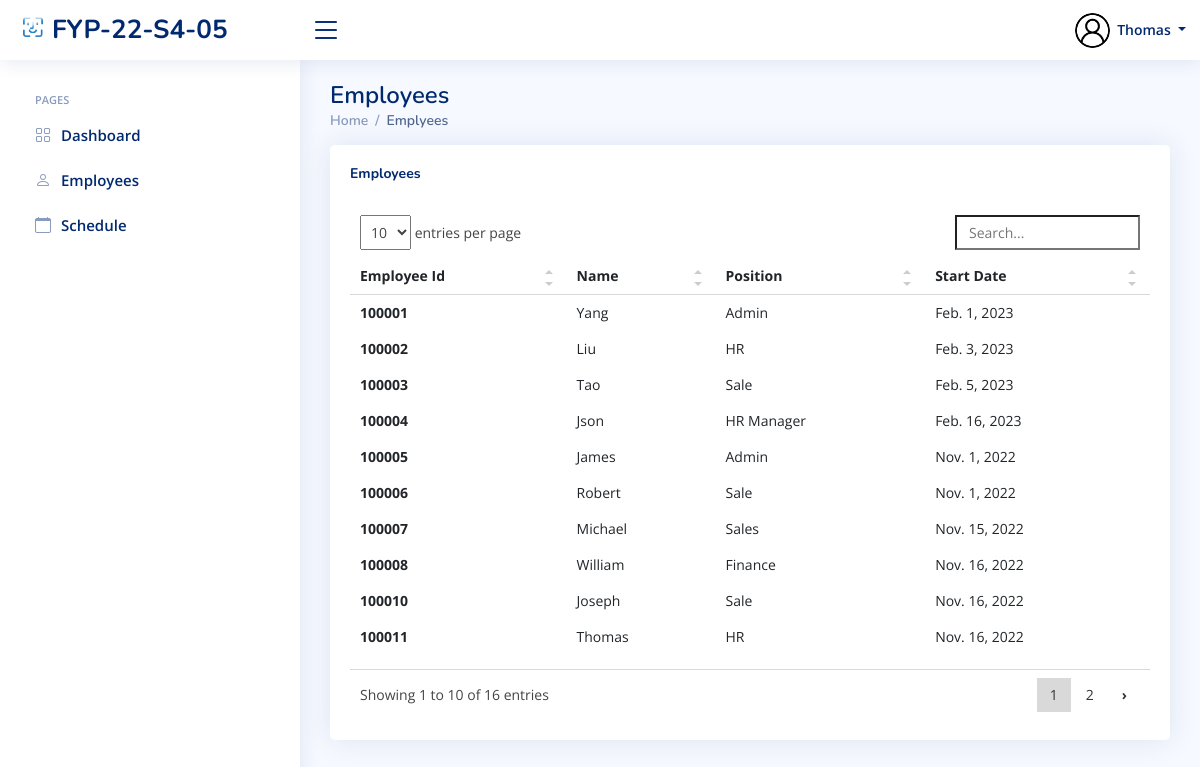
Page /HR/Employees/ (signed in) on the committed database.
### index/models.py (models this page shows, shortened)
class Employee(models.Model):
	Employee_ID = models.IntegerField(primary_key=True)
	Full_Name = models.CharField(max_length=100)
	Job_Title = models.CharField(max_length=100)
	Phone_Number = models.CharField(max_length=100)
	salt = models.CharField(max_length=50, null=True)
	Email_Address = models.EmailField()
	Role = models.ForeignKey(Role, on_delete=models.CASCADE)
	Profile_Image = models.ImageField(null=True,blank=True, upload_to='profile_pics/')
	Password = models.CharField(max_length=256)
	Start_Date = models.DateField(auto_now_add=True)

### index/views/HR.py (the view)
# urls.py: path('HR/Employees/', HR.HR_EmployeePage, name='EmployeesPage'),
def HR_EmployeePage(request):
    currentEmployee = Employee.objects.get(Employee_ID=request.session['Employee_ID'])
    Title = 'Employees Page'
    data = Employee.objects.all()
    context = {
        'Employee_ID': currentEmployee.Employee_ID,
        'Job_Title': currentEmployee.Job_Title,
        'Full_Name': currentEmployee.Full_Name,
        'PFP': currentEmployee.Profile_Image.url,
        'data': data,
        'title': Title,
    }
    return render(request, 'HR/employees.html', context)

### templates/HR/employees.html (shortened to what this page needs)
{% extends "index/base.html" %}
{% load static %}
{% block content %}
{% include 'HR/HR_base.html'%}
<main id="main" class="main">
    <div class="pagetitle">
      <h1>Employees</h1>
      <nav>
        <ol class="breadcrumb">
          <li class="breadcrumb-item"><a href="{% url 'HR_home' %}">Home</a></li>
          <li class="breadcrumb-item active">Emplyees</li>
        </ol>
      </nav>
    </div>
    <section class="section">
      <div class="row">
        <div class="col-lg-12">
          <div class="card recent-sales overflow-auto">
            <div class="card-body">
              <div class="col-lg-12 align-items-center justify-content-center card-title">
                <h5 class="float-start"><b>Employees</b></h5>
                <br>
              </div>
              <table class="table table-borderless table-hover datatable">
                <thead>
                  <tr>
                      <th scope="col">Employee Id</th>
                    <th scope="col">Name</th>
                    <th scope="col">Position</th>
                    <th scope="col">Start Date</th>
                  </tr>
                </thead>
                <tbody>
                  {% for d in data  %}
                  <tr class="tr"  onclick='setGetParameter( "{{ d.Employee_ID}} ")'>
                    <th scope="row">{{d.Employee_ID}}</th>
                    <td>{{d.Full_Name}}</td>
                    <td>{{d.Job_Title}}</td>
                    <td>{{d.Start_Date}}</td>
                  </tr>
                   {% endfor %}
                </tbody>
              </table>
            </div>
          </div>
        </div>
      </div>
    </section>
  </main>
{% endblock content %}

### templates/HR/HR_base.html (shortened to what this page needs)
{% load static %}
  <header id="header" class="header fixed-top d-flex align-items-center">
    <div class="d-flex align-items-center justify-content-between">
      <a href="{% url 'HR_home' %}" class="logo d-flex align-items-center">
        <img src="{% static 'assets/img/logo.png' %}" alt="">
        <span class="d-none d-lg-block">FYP-22-S4-05</span>
      </a>
      <i class="bi bi-list toggle-sidebar-btn"></i>
    </div>
    <nav class="header-nav ms-auto">
      <ul class="d-flex align-items-center">
        <li class="nav-item dropdown pe-3">
          <a class="nav-link nav-profile d-flex align-items-center pe-0" href="{% url 'HR_Profile' %}" data-bs-toggle="dropdown">
            <img src="{{ PFP }}" alt="" class="rounded-circle" height="35" width="35">
            <span class="d-none d-md-block dropdown-toggle ps-2">{{ Full_Name }}</span>
          </a>
        </li>
      </ul>
    </nav>
  </header>
  <aside id="sidebar" class="sidebar">
    <ul class="sidebar-nav" id="sidebar-nav">
      <li class="nav-heading">Pages</li>
      <li class="nav-item">
        <a class="nav-link collapsed" href="{%  url 'HR_home' %}">
          <i class="bi bi-grid"></i>
          <span>Dashboard</span>
        </a>
      </li>
      <li class="nav-item">
        <a class="nav-link collapsed" href="{% url 'EmployeesPage' %}">
          <i class="bi bi-person"></i>
          <span>Employees</span>
        </a>
      </li>
      <li class="nav-item">
        <a class="nav-link collapsed" href="{% url 'View_Schedule' %}">
          <i class="bi bi-calendar"></i>
          <span>Schedule</span>
        </a>
      </li>
  </aside>

### static/assets/css/style.css (style rules this page uses)
:root { scroll-behavior: smooth; }
body { font-family: "Open Sans", sans-serif; background: #f6f9ff; color: #444444; }
a { color: #4154f1; text-decoration: none; }
h1, h2, h3, h4, h5, h6 { font-family: "Nunito", sans-serif; }
#main { margin-top: 60px; padding: 20px 30px; transition: all 0.3s; }
.pagetitle { margin-bottom: 10px; }
.pagetitle h1 { font-size: 24px; margin-bottom: 0; font-weight: 600; color: #012970; }
.card { margin-bottom: 30px; border: none; border-radius: 5px; box-shadow: 0px 0 30px rgba(1, 41, 112, 0.1); }
.card-title { padding: 20px 0 15px 0; font-size: 18px; font-weight: 500; color: #012970; font-family: "Poppins", sans-serif; }
.card-body { padding: 0 20px 20px 20px; }
.breadcrumb { font-size: 14px; font-family: "Nunito", sans-serif; color: #899bbd; font-weight: 600; }
.breadcrumb a { color: #899bbd; transition: 0.3s; }
.breadcrumb .breadcrumb-item::before { color: #899bbd; }
.breadcrumb .active { color: #51678f; font-weight: 600; }
.logo { line-height: 1; }
@media (min-width: 1200px) { .logo { width: 280px; } }
.logo img { max-height: 26px; margin-right: 6px; }
.logo span { font-size: 26px; font-weight: 700; color: #012970; font-family: "Nunito", sans-serif; }
.header { transition: all 0.5s; z-index: 997; height: 60px; box-shadow: 0px 2px 20px rgba(1, 41, 112, 0.1); background-color: #fff; padding-left: 20px; }
.header .toggle-sidebar-btn { font-size: 32px; padding-left: 10px; cursor: pointer; color: #012970; }
.header-nav ul { list-style: none; }
.header-nav>ul { margin: 0; padding: 0; }
.header-nav .nav-profile { color: #012970; }
.header-nav .nav-profile img { max-height: 36px; }
.header-nav .nav-profile span { font-size: 14px; font-weight: 600; }
.sidebar { position: fixed; top: 60px; left: 0; bottom: 0; width: 300px; z-index: 996; transition: all 0.3s; padding: 20px; overflow-y: auto; scrollbar-width: thin; scrollbar-color: #aab7cf transparent; box-shadow: 0px 0px 20px rgba(1, 41, 112, 0.1); background-color: #fff; }
@media (min-width: 1200px) { #main, #footer { margin-left: 300px; } }
.sidebar-nav { padding: 0; margin: 0; list-style: none; }
.sidebar-nav li { padding: 0; margin: 0; list-style: none; }
.sidebar-nav .nav-item { margin-bottom: 5px; }
.sidebar-nav .nav-heading { font-size: 11px; text-transform: uppercase; color: #899bbd; font-weight: 600; margin: 10px 0 5px 15px; }
.sidebar-nav .nav-link { display: flex; align-items: center; font-size: 15px; font-weight: 600; color: #4154f1; transition: 0.3; background: #f6f9ff; padding: 10px 15px; border-radius: 4px; }
.sidebar-nav .nav-link i { font-size: 16px; margin-right: 10px; color: #4154f1; }
.sidebar-nav .nav-link.collapsed { color: #012970; background: #fff; }
.sidebar-nav .nav-link.collapsed i { color: #899bbd; }

### rows in the picture
Employee: Full_Name "Thomas", Employee_ID "100011", Job_Title "HR", Start_Date "Nov. 16, 2022"
Employee: Employee_ID "100001", Full_Name "Yang", Job_Title "Admin", Start_Date "Feb. 1, 2023"
Employee: Employee_ID "100002", Full_Name "Liu", Job_Title "HR", Start_Date "Feb. 3, 2023"
Employee: Employee_ID "100003", Full_Name "Tao", Job_Title "Sale", Start_Date "Feb. 5, 2023"
Employee: Employee_ID "100004", Full_Name "Json", Job_Title "HR Manager", Start_Date "Feb. 16, 2023"
Employee: Employee_ID "100005", Full_Name "James", Job_Title "Admin", Start_Date "Nov. 1, 2022"
Employee: Employee_ID "100006", Full_Name "Robert", Job_Title "Sale", Start_Date "Nov. 1, 2022"
Employee: Employee_ID "100007", Full_Name "Michael", Job_Title "Sales", Start_Date "Nov. 15, 2022"
Employee: Employee_ID "100008", Full_Name "William", Job_Title "Finance", Start_Date "Nov. 16, 2022"
Employee: Employee_ID "100010", Full_Name "Joseph", Job_Title "Sale", Start_Date "Nov. 16, 2022"
